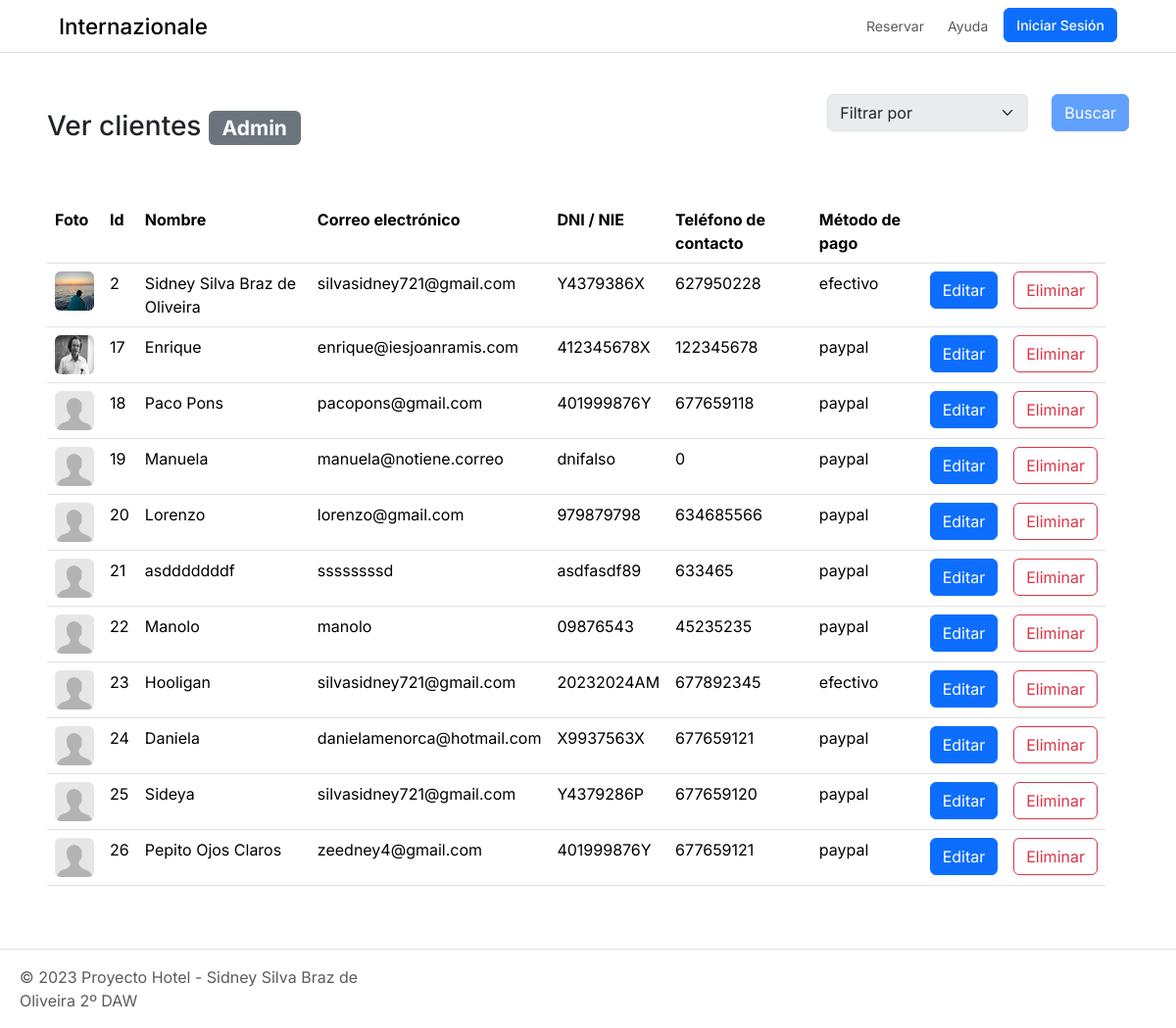
The app's page /forms/client/form_select_client.php with its own data.
### tables this page shows
CREATE TABLE `047clientes` (
  `id` int(11) NOT NULL,
  `nombre` varchar(255) DEFAULT NULL,
  `DNI` varchar(255) DEFAULT NULL,
  `email` varchar(255) DEFAULT NULL,
  `telefono` varchar(255) DEFAULT NULL,
  `metodo_pago` varchar(255) DEFAULT NULL,
  `username` text NOT NULL,
  `passwd` text NOT NULL,
  `pfp` text NOT NULL
);

### forms/client/form_select_client.php (the view, shortened to what this page needs)
<?php
$root = $_SERVER["DOCUMENT_ROOT"] . '/student047/dwes';
$header = $root . '/components/header.php';
$footer = $root . '/components/footer.php';
?>
<?php
$sql = "SELECT * FROM 047clientes;";
$result = mysqli_query($conn, $sql);
$clients = mysqli_fetch_all($result, MYSQLI_ASSOC);
?>
<?php include($header) ?>
<section class="select-clients pt-5 m-5 mb-0">
    <div class="d-flex justify-content-between">
        <div class="heading">
            <h3 class="mt-3">Ver clientes <span class="badge bg-secondary">Admin</span></h3>
        </div>
        <div class="filter">
            <div class="dropdown">
                <form class="d-flex" action="form_select_room.php" method="POST">
                    <select disabled class="form-select" aria-label="Default select example" name="filtro" required>
                        <option value="" selected>Filtrar por</option>
                    </select>
                    <button disabled class="btn btn-primary ms-4" type="submit">Buscar</button>
                </form>
            </div>
        </div>
    </div>
    <div class="container-fluid my-5 d-flex row gap-3">
        <table class="table">
            <tr>
                <th>Foto</th>
                <th>Id</th>
                <th>Nombre</th>
                <th>Correo electrónico</th>
                <th>DNI / NIE</th>
                <th>Teléfono de contacto</th>
                <th>Método de pago</th>
                <th></th>
                <th></th>
            </tr>
            <?php
            foreach ($clients as $client) {
                ?>
                <form class="col" action="<?php echo 'form_update_client.php' ?>" method="POST">
                    <tr>
                        <td>
                            <img class="rounded" src="<?php echo $root . $client['pfp'] ?>" width="40px" height="40px">
                        </td>
                        <td>
                            <?php echo $client['id'] ?>
                        </td>
                        <td>
                            <?php echo $client['nombre'] ?>
                        </td>
                        <td>
                            <?php echo $client['email'] ?>
                        </td>
                        <td>
                            <?php echo $client['DNI'] ?>
                        </td>
                        <td>
                            <?php echo $client['telefono'] ?>
                        </td>
                        <td>
                            <?php echo $client['metodo_pago'] ?>
                        </td>
                        <td>
                            <button class="btn btn-primary" type="submit">Editar</button>
                        </td>
                        <td>
                            <button type="button" class="btn btn-outline-danger" data-bs-toggle="modal"
                                data-bs-target="<?php echo '#exampleModal' . $client['id'] ?>">
                                Eliminar
                            </button>
                        </td>
                    </tr>
                </form>
                <?php
            }
            ?>
        </table>
    </div>
</section>
<?php include($footer) ?>

### components/header.php (shortened to what this page needs)
<?php
$root = '/student047/dwes/';
?>
<!doctype html>
<html lang="es" data-bs-theme="light">
<head>
    <link href="https://cdn.jsdelivr.net/npm/bootstrap@5.3.2/dist/css/bootstrap.min.css" rel="stylesheet"
>
    <link rel="stylesheet" href="<?php echo $root . '/styles/index.css' ?>">
</head>
<body>
    <nav style="font-size: 14px;" class="navbar px-5 fixed-top navbar-expand-lg bg-light border-bottom">
        <div class="container-fluid">
            <div class="d-flex align-content-center text-center justify-content-around gap-3 align-items-center">
                <a class="logo-text" href=<?php echo '"' . $root . 'index.php' . '"'; ?>>Internazionale</a>
            </div>
            <div class="collapse justify-content-end navbar-collapse" id="navbarNav">
                <ul class="navbar-nav gap-2">
                    <?php if (isset($_SESSION['cliente'])) { ?>
                        <?php if ($_SESSION['cliente']['tipo'] == 'admin') { ?>
                            <li class="nav-item dropdown">
                                <a class="nav-link dropdown-toggle" href="#" role="button" data-bs-toggle="dropdown"
                                    aria-expanded="false">
                                    Clientes (Admin)
                                </a>
                                <ul class="dropdown-menu">
                                    <li><a class="dropdown-item"
                                            href="<?php echo $root . '/forms/client/form_insert_client.php' ?>">Nuevo
                                            cliente</a></li>
                                    <li><a class="dropdown-item"
                                            href="<?php echo $root . '/forms/client/form_select_client.php' ?>">Listar
                                            clientes</a></li>
                                </ul>
                            </li>
                            <li class="nav-item dropdown">
                                <a class="nav-link dropdown-toggle" href="#" role="button" data-bs-toggle="dropdown"
                                    aria-expanded="false">
                                    Habitaciones (Admin)
                                </a>
                                <ul class="dropdown-menu">
                                    <li><a class="dropdown-item"
                                            href="<?php echo $root . '/forms/room/form_insert_room.php' ?>">Nueva
                                            habitación</a>
                                    </li>
                                    <li><a class="dropdown-item"
                                            href="<?php echo $root . '/forms/room/form_select_room.php' ?>">Listar
                                            habitaciones</a></li>
                                </ul>
                            </li>
                            <li class="nav-item dropdown">
                                <a class="nav-link dropdown-toggle" href="#" role="button" data-bs-toggle="dropdown"
                                    aria-expanded="false">
                                    Reservas (Admin)
                                </a>
                                <ul class="dropdown-menu">
                                    <li><a class="dropdown-item"
                                            href="<?php echo $root . '/forms/reservation/form_insert_reservation_admin.php' ?>">Nueva
                                            reserva</a></li>
                                    <li><a class="dropdown-item"
                                            href="<?php echo $root . '/forms/reservation/form_select_reservation_admin.php' ?>">Listar
                                            reservas</a></li>
                                </ul>
                            </li>
                        <?php } else { ?>
                            <li class="nav-item">
                                <a disabled class="nav-link"
                                    href="<?php echo $root . '/forms/reservation/form_select_my_reservations.php' ?>">Mis
                                    reservas</a>
                            </li>
                        <?php }
                        ; ?>
                        <li class="nav-item">
                            <a class="nav-link"
                                href="<?php echo $root . '/forms/reservation/form_select_reservation.php' ?>">Reservar</a>
                        </li>
                        <li class="nav-item">
                            <a class="nav-link" href="<?php echo $root . '/manuals/help.php' ?>">Ayuda</a>
                        </li>
                        <li class="nav-item dropdown">
                            <a href="#" role="button" data-bs-toggle="dropdown" aria-expanded="false">
                                <img class="rounded-circle" src="<?php echo $root . $_SESSION["cliente"]["pfp"] ?>"
                                    width="40" height="40" </a>
                                <ul class="dropdown-menu pfp-nav">
                                    <li>
                                        <a class="dropdown-item disabled" href="#">Perfil</a>
                                    </li>
                                    <li>
                                        <a class="dropdown-item text-danger"
                                            href="<?php echo $root . '/db/client/db_logout.php' ?>">Cerrar sesión</a>
                                    </li>
                                </ul>
                        </li>
                    <?php } else { ?>
                        <li class="nav-item">
                            <a class="nav-link"
                                href="<?php echo $root . '/forms/reservation/form_select_reservation.php' ?>">Reservar</a>
                        </li>
                        <li class="nav-item">
                            <a class="nav-link" href="<?php echo $root . '/manuals/help.php' ?>">Ayuda</a>
                        </li>
                        <li class="nav-item dropdown">
                            <a style="font-size: 14px; font-weight: 500;" class="btn btn-primary" role="button"
                                href="<?php echo $root . '/forms/client/form_customer_login.php' ?>">Iniciar Sesión</a>
                        </li>
                    <?php }
                    ; ?>
                </ul>
            </div>
        </div>
    </nav>

### components/footer.php (shortened to what this page needs)
<footer class="align-items-center py-3 mt-auto border-top container-fluid"><div class="col-md-4 ps-2"><span class="mb-3 mb-md-0 text-muted">© 2023 Proyecto Hotel - Sidney Silva Braz de Oliveira 2º DAW</span></div></footer>
<script src="https://cdn.jsdelivr.net/npm/@popperjs/core@2.11.8/dist/umd/popper.min.js"integrity="sha384-I7E8VVD/ismYTF4hNIPjVp/Zjvgyol6VFvRkX/vR+Vc4jQkC+hVqc2pM8ODewa9r"crossorigin="anonymous"></script></body></html>

### styles/index.css (style rules this page uses)
* { font-family: "Inter", sans-serif !important; }
body, html { height: 100%; width: 100%; margin: 0; }
.navbar { background-color: rgba(255, 255, 255, 0.61) !important; backdrop-filter: blur(20px) !important; }
.logo-text { font-weight: 500; font-size: 1.4rem; text-decoration: none; color: black; }

### records on screen
047clientes: pfp (picture), id "2", nombre "Sidney Silva Braz de Oliveira", email "silvasidney721@gmail.com", DNI "Y4379386X", telefono "627950228", metodo_pago "efectivo"
047clientes: pfp (picture), id "17", nombre "Enrique", email "enrique@iesjoanramis.com", DNI "412345678X", telefono "122345678", metodo_pago "paypal"
047clientes: pfp (placeholder picture), id "18", nombre "Paco Pons", email "pacopons@gmail.com", DNI "401999876Y", telefono "677659118", metodo_pago "paypal"
047clientes: pfp (placeholder picture), id "19", nombre "Manuela", email "manuela@notiene.correo", DNI "dnifalso", telefono "0", metodo_pago "paypal"
047clientes: pfp (placeholder picture), id "20", nombre "Lorenzo", email "lorenzo@gmail.com", DNI "979879798", telefono "634685566", metodo_pago "paypal"
047clientes: pfp (placeholder picture), id "21", nombre "asdddddddf", email "ssssssssd", DNI "asdfasdf89", telefono "633465", metodo_pago "paypal"
047clientes: pfp (placeholder picture), id "22", nombre "Manolo", email "manolo", DNI "09876543", telefono "45235235", metodo_pago "paypal"
047clientes: pfp (placeholder picture), id "23", nombre "Hooligan", email "silvasidney721@gmail.com", DNI "20232024AM", telefono "677892345", metodo_pago "efectivo"
047clientes: pfp (placeholder picture), id "24", nombre "Daniela", email "danielamenorca@hotmail.com", DNI "X9937563X", telefono "677659121", metodo_pago "paypal"
047clientes: pfp (placeholder picture), id "25", nombre "Sideya", email "silvasidney721@gmail.com", DNI "Y4379286P", telefono "677659120", metodo_pago "paypal"
047clientes: pfp (placeholder picture), id "26", nombre "Pepito Ojos Claros", email "zeedney4@gmail.com", DNI "401999876Y", telefono "677659121", metodo_pago "paypal"
